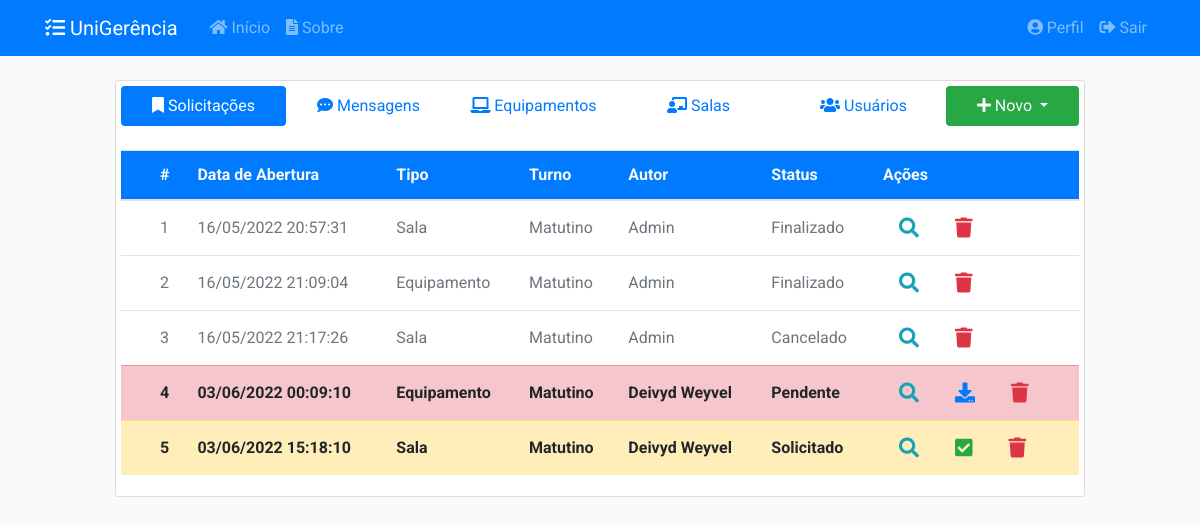
Before: / (signed in) with the older database file.
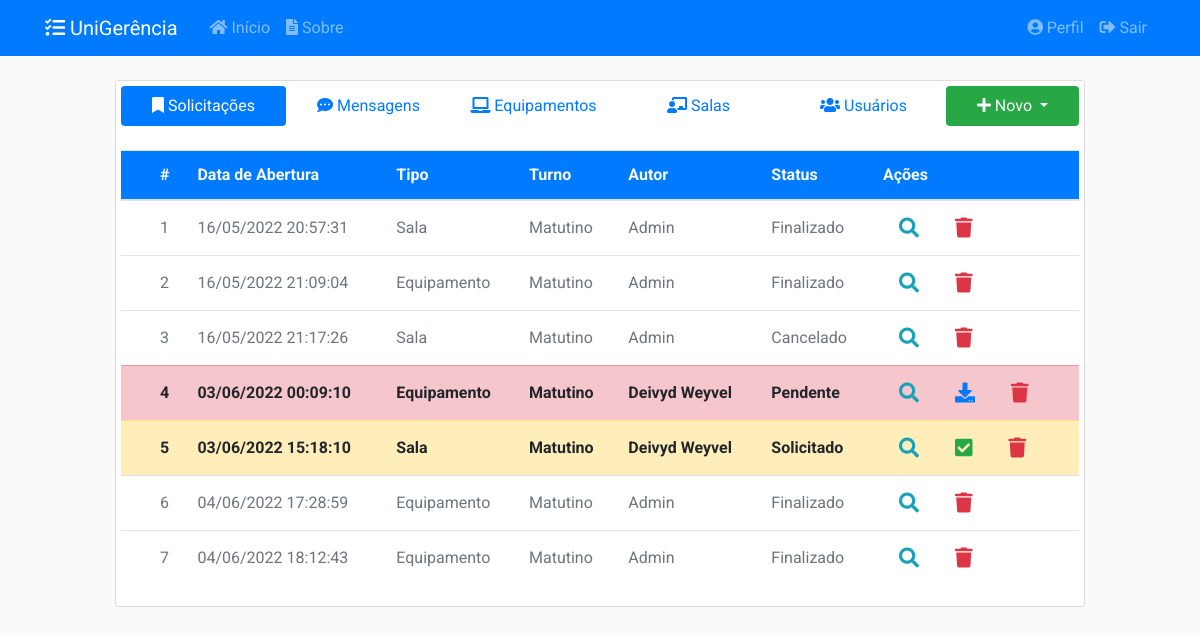
After: the same page with the newer database file.
### app/models/solicitacoes.py (models this page shows, shortened)
class Solicitacao(db.Model):
    __tablename__ = 'solicitacoes'
    __table_args__ = {'extend_existing': True}
    id = db.Column(db.Integer, primary_key=True)
    status = db.Column(db.Enum(Status), default=Status.ABERTO.name)
    data_abertura = db.Column(db.DateTime, nullable=False,
                              default=datetime.now().astimezone(fuso_horario))
    data_inicio_pref = db.Column(db.Date, nullable=False)
    data_fim_pref = db.Column(db.Date, nullable=False)
    data_retirada = db.Column(db.DateTime, nullable=True)
    data_devolucao = db.Column(db.DateTime, nullable=True)
    data_cancelamento = db.Column(db.DateTime, nullable=True)
    data_finalizacao = db.Column(db.DateTime, nullable=True)
    quantidade = db.Column(db.Integer, nullable=False, default=0)
    descricao = db.Column(db.String(20), nullable=False)
    tipo = db.Column(db.String(20), nullable=False)
    ativo = db.Column(db.Boolean, nullable=False, default=True)
    usuario_id = db.Column(db.Integer, db.ForeignKey('usuarios.id'),
                           nullable=False)
    turno_id = db.Column(db.Integer, db.ForeignKey('turnos.id'),
                           nullable=False)
    turno = db.relationship('Turno', back_populates='solicitacoes')
    def recupera_todas():
        return Solicitacao.query.filter_by(ativo=True).all()
    __mapper_args__ = {
        'polymorphic_identity': 'SOLICITACAO',
        'polymorphic_on': tipo
    }

class SolicitacaoSala(Solicitacao):
    __tablename__ = 'solicitacoes_salas'
    id = db.Column(db.Integer, db.ForeignKey('solicitacoes.id'), primary_key=True)
    setor_id = db.Column(db.Integer, db.ForeignKey('setores.id'), nullable=False)
    setor = db.relationship('Setor', back_populates='solicitacoes')
    salas = db.relationship('Sala', secondary= solicitacao_s,
                                    back_populates='solicitacoes')
    __mapper_args__ = {
        'polymorphic_identity': 'SALA',
    }

class Solicitacao(db.Model):
    __tablename__ = 'solicitacoes'
    __table_args__ = {'extend_existing': True}
    id = db.Column(db.Integer, primary_key=True)
    status = db.Column(db.Enum(Status), default=Status.ABERTO.name)
    data_abertura = db.Column(db.DateTime, nullable=False,
                              default=datetime.now().astimezone(fuso_horario))
    data_inicio_pref = db.Column(db.Date, nullable=False)
    data_fim_pref = db.Column(db.Date, nullable=False)
    data_retirada = db.Column(db.DateTime, nullable=True)
    data_devolucao = db.Column(db.DateTime, nullable=True)
    data_cancelamento = db.Column(db.DateTime, nullable=True)
    data_finalizacao = db.Column(db.DateTime, nullable=True)
    quantidade = db.Column(db.Integer, nullable=False, default=0)
    descricao = db.Column(db.String(20), nullable=False)
    tipo = db.Column(db.String(20), nullable=False)
    ativo = db.Column(db.Boolean, nullable=False, default=True)
    usuario_id = db.Column(db.Integer, db.ForeignKey('usuarios.id'),
                           nullable=False)
    turno_id = db.Column(db.Integer, db.ForeignKey('turnos.id'),
                           nullable=False)
    turno = db.relationship('Turno', back_populates='solicitacoes')
    def recupera_todas():
        return Solicitacao.query.filter_by(ativo=True).all()
    __mapper_args__ = {
        'polymorphic_identity': 'SOLICITACAO',
        'polymorphic_on': tipo
    }

class Turno(db.Model):
    __tablename__ = 'turnos'
    __table_args__ = {'extend_existing': True}
    id = db.Column(db.Integer, primary_key=True)
    name = db.Column(db.String(20), unique=True, nullable=False)
    data_inicio = db.Column(db.Time, nullable=False)
    data_fim = db.Column(db.Time, nullable=False)
    ativo = db.Column(db.Boolean, nullable=False, default=True)
    solicitacoes = db.relationship('Solicitacao', back_populates='turno')

class SolicitacaoEquipamento(Solicitacao):
    __tablename__ = 'solicitacoes_equipamentos'
    id = db.Column(db.Integer, db.ForeignKey('solicitacoes.id'), primary_key=True)
    tipo_eqp_id = db.Column(db.Integer, db.ForeignKey('tipos_equipamento.id'),
                           nullable=True)
    equipamentos = db.relationship('Equipamento', secondary=solicitacao_e,
                                   back_populates='solicitacoes')
    tipo_eqp = db.relationship('TipoEquipamento', back_populates='solicitacoes')
    __mapper_args__ = {
        'polymorphic_identity': 'EQUIPAMENTO'
    }

### app/models/usuarios.py (models this page shows, shortened)
class Usuario(db.Model, UserMixin):
    __tablename__ = 'usuarios'
    __table_args__ = {'extend_existing': True}
    id = db.Column(db.Integer, primary_key=True)
    nome = db.Column(db.String(100), nullable=False)
    identificacao = db.Column(db.String(20), unique=True, nullable=False)
    email = db.Column(db.String(100), unique=True, nullable=False)
    senha = db.Column(db.String(60), nullable=False)
    data_cadastro = db.Column(db.DateTime, nullable=False,
                              default=datetime.now().astimezone(fuso_horario))
    data_atualizacao = db.Column(db.DateTime, nullable=True)
    tipo = db.Column(db.Enum(TipoUsuario), nullable=False)
    ativo = db.Column(db.Boolean, nullable=False, default=True)
    imagem_perfil = db.Column(db.String(20), nullable=False,
                              default='default.jpg')
    posts = db.relationship('Post', backref='autor',
                            foreign_keys='Post.usuario_id', lazy=True)
    recipiente = db.relationship('Post', backref='destinatario',
                                 foreign_keys='Post.destinatario_id', lazy=True)
    solicitacoes = db.relationship('Solicitacao', backref='autor', lazy=True)
    relatorios = db.relationship('Relatorio', backref='autor', lazy=True)
    def recupera_todos():
        return Usuario.query.filter_by(ativo=True).all()

### app/controllers/principal.py (the view)
@principal.route("/", methods=['GET', 'POST'])
@login_required
def inicio():
    tab = request.args.get('tab', 1, type=int)
    solicitacoes = Solicitacao.recupera_todas()
    posts = Post.recupera_todos()
    equipamentos = Equipamento.recupera_todos()
    salas = Sala.recupera_todas()
    usuarios = Usuario.recupera_todos()
    for solicitacao in solicitacoes:
        if solicitacao.status.name == 'EMUSO':
            if (datetime.now().astimezone(fuso_horario) >
                solicitacao.data_devolucao.astimezone(fuso_horario)):
                Solicitacao.atualiza_status_pendente(solicitacao)
                envia_email_atraso(solicitacao)
                if current_user == solicitacao.autor:
                    flash('Você possui uma solicitação atrasada.', 'warning')
                if Usuario.verifica_admin(current_user):
                    flash('Existe uma nova solicitação em atraso.', 'warning')
    form = EntregaSolicitacaoForm()
    return render_template('principal/inicio.html', tab=tab, form=form,
                           posts=posts, equipamentos=equipamentos, salas=salas,
                           usuarios=usuarios, solicitacoes=solicitacoes)

### app/models/equipamentos.py (called while the page is built)
    def recupera_todos():
        return Equipamento.query.filter_by(ativo=True).all()

    def __repr__(self):
        return f"{self.patrimonio} - {self.descricao}"

### app/models/posts.py (called while the page is built)
    def recupera_todos():
        return Post.query.filter_by(ativo=True).all()

### app/models/salas.py (called while the page is built)
    def recupera_todas():
        return Sala.query.filter_by(ativo=True).all()

### app/models/usuarios.py (called while the page is built)
@login_manager.user_loader
def load_user(user_id):
    return Usuario.query.get(int(user_id))

### app/templates/principal/inicio.html (shortened to what this page needs)
{% extends "layout.html" %}
{% block inicio %}
<div class="content-section">
  <nav class="pb-4 align-middle">
    <div class="nav nav-pills nav-justified flex-column flex-md-row align-middle" id="pills-tab" role="tablist">
      <a class="nav-item nav-link {% if tab == 1 %}active{% endif %}" id="pills-1-tab" data-toggle="pill" href="#pills-1" role="tab"><i class="fas fa-bookmark"></i>&nbsp;Solicitações</a>
      <a class="nav-item nav-link {% if tab == 2 %}active{% endif %}" id="pills-2-tab" data-toggle="pill" href="#pills-2" role="tab"><i class="fas fa-comment-dots"></i>&nbsp;Mensagens</a>
      {% if current_user.tipo.name == 'ADMIN' %}
        <a class="nav-item nav-link {% if tab == 3 %}active{% endif %}" id="pills-3-tab" data-toggle="pill" href="#pills-3" role="tab"><i class="fas fa-laptop"></i>&nbsp;Equipamentos</a>
        <a class="nav-item nav-link {% if tab == 4 %}active{% endif %}" id="pills-4-tab" data-toggle="pill" href="#pills-4" role="tab"><i class="fas fa-chalkboard-teacher"></i>&nbsp;Salas</a>
        <a class="nav-item nav-link {% if tab == 5 %}active{% endif %}" id="pills-5-tab" data-toggle="pill" href="#pills-5" role="tab"><i class="fas fa-users"></i>&nbsp;Usuários</a>
      {% endif %}
      <div class="nav-item dropdown">
        <a class="nav-link dropdown-toggle bg-success text-light" href="#" id="navbarDropdown" role="button" data-toggle="dropdown">
          <i class="fas fa-plus"></i>&nbsp;Novo
        </a>
      </div>
    </div>
  </nav>
  <div class="tab-content flex-md-row" id="nav-tabContent">
    <div class="tab-pane fade {% if tab == 1 %}show active{% endif %}" id="pills-1" role="tabpanel">
      {% include 'principal/tabela/solicitacoes.html' %}
    </div>
  </div>
</div>
{% endblock inicio %}

### app/templates/principal/tabela/solicitacoes.html (shortened to what this page needs)
<table id="table-solicitacoes" class="table dt-responsive nowrap table-hover" style="width:100%">
    <thead>
    <tr class="bg-primary text-light">
        <th class="align-middle"></th>
        <th class="align-middle">#</th>
        <th class="align-middle">Data de Abertura</th>
        <th class="align-middle">Tipo</th>
        <th class="align-middle">Turno</th>
        <th class="align-middle">Autor</th>
        <th class="align-middle">Status</th>
        <th class="align-middle">Ações</th>
    </tr>
    </thead>
    <tbody>
    {% for solicitacao in solicitacoes %}
    {% if current_user == solicitacao.autor or current_user.tipo.name == 'ADMIN' %}
        {% if solicitacao.status.name == 'ABERTO' %}
            <tr class="table-secondary">
        {% elif solicitacao.status.name == 'PENDENTE' %}
            <tr class="table-danger font-weight-bold">
        {% elif solicitacao.status.name == 'SOLICITADO' %}
            <tr class="table-warning font-weight-bold">
        {% elif solicitacao.status.name == 'CONFIRMADO' %}
            <tr class="table-success font-weight-bold">
        {% elif solicitacao.status.name == 'EMUSO' %}
            <tr class="table-info font-weight-bold">
        {% elif solicitacao.status.name == 'CANCELADO' or solicitacao.status.name == 'FECHADO' %}
            <tr class="text-secondary">
        {% else %}
            <tr>
        {% endif %}
            <td class="align-middle"></td>
            <td class="align-middle">{{ solicitacao.id }}</td>
            <td class="align-middle">{{ solicitacao.data_abertura.strftime('%d/%m/%Y %H:%M:%S') }}</td>
            {% if solicitacao.tipo == 'EQUIPAMENTO' %}
                <td class="align-middle">Equipamento</td>
            {% elif solicitacao.tipo == 'SALA'%}
                <td class="align-middle">Sala</td>
            {% endif %}
            <td class="align-middle">{{ solicitacao.turno.name }}</td>
            <td class="align-middle">{{ solicitacao.autor.nome }}</td>
            <td class="align-middle">{{ solicitacao.status.value }}</td>
            <td class="align-middle">
                <a class="btn-lg btn-outline-info" href="#" data-toggle="modal" data-target="#visualizarSolicitacao{{ solicitacao.id }}"><i class="fas fa-search"></i></a>
                {% if current_user.tipo.name == 'ADMIN' %}
                    {% if solicitacao.status.name == 'ABERTO' or solicitacao.status.name == 'SOLICITADO' %}
                        <a class="btn-lg btn-outline-success" href="{{url_for('solicitacoes.confirma_solicitacao', solicitacao_id=solicitacao.id)}}"><i class="fas fa-check-square"></i></a>
                    {% endif %}
                    {% if solicitacao.status.name == 'EMUSO' or solicitacao.status.name == 'PENDENTE' %}
                        <a class="btn-lg btn-outline-primary" href="#" data-toggle="modal" data-target="#receberSolicitacao{{ solicitacao.id }}"><i class="fas fa-download"></i></a>
                    {% endif %}
                {% endif %}
                {% if current_user.tipo.name == 'ADMIN' %}
                    <a class="btn-lg btn-outline-danger" href="#" data-toggle="modal" data-target="#excluirSolicitacao{{ solicitacao.id }}"><i class="fas fa-trash"></i></a>
                {% endif %}
            </td>
        </tr>
    {% endif %}
    {% endfor %}
    </tbody>
</table>

Changed rows visible on the page:
added SolicitacaoEquipamento: id "6", data_abertura "04/06/2022 17:28:59", shows "Equipamento", turno.name "Matutino", autor.nome "Admin", status.value "Finalizado"
added SolicitacaoEquipamento: id "7", data_abertura "04/06/2022 18:12:43", shows "Equipamento", turno.name "Matutino", autor.nome "Admin", status.value "Finalizado"
